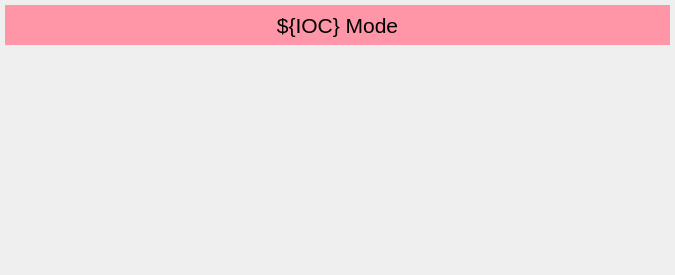
<?xml version="1.0" encoding="UTF-8"?>
<ui version="4.0">
 <class>Form</class>
 <widget class="QWidget" name="Form">
  <property name="geometry">
   <rect>
    <x>0</x>
    <y>0</y>
    <width>675</width>
    <height>275</height>
   </rect>
  </property>
  <property name="minimumSize">
   <size>
    <width>0</width>
    <height>0</height>
   </size>
  </property>
  <property name="maximumSize">
   <size>
    <width>675</width>
    <height>800</height>
   </size>
  </property>
  <property name="windowTitle">
   <string>${IOC} Mode</string>
  </property>
  <layout class="QVBoxLayout" name="verticalLayout_2">
   <property name="leftMargin">
    <number>5</number>
   </property>
   <property name="topMargin">
    <number>5</number>
   </property>
   <property name="rightMargin">
    <number>5</number>
   </property>
   <property name="bottomMargin">
    <number>5</number>
   </property>
   <item>
    <layout class="QVBoxLayout" name="verticalLayout">
     <item>
      <widget class="PyDMLabel" name="PyDMLabel">
       <property name="minimumSize">
        <size>
         <width>0</width>
         <height>40</height>
        </size>
       </property>
       <property name="maximumSize">
        <size>
         <width>16775555</width>
         <height>40</height>
        </size>
       </property>
       <property name="font">
        <font>
         <pointsize>16</pointsize>
        </font>
       </property>
       <property name="toolTip">
        <string/>
       </property>
       <property name="styleSheet">
        <string notr="true">background-color: rgb(255, 150, 168);</string>
       </property>
       <property name="text">
        <string>${IOC} Mode</string>
       </property>
       <property name="alignment">
        <set>Qt::AlignCenter</set>
       </property>
       <property name="rules" stdset="0">
        <string>[]</string>
       </property>
       <property name="precision" stdset="0">
        <number>0</number>
       </property>
       <property name="showUnits" stdset="0">
        <bool>false</bool>
       </property>
       <property name="precisionFromPV" stdset="0">
        <bool>true</bool>
       </property>
       <property name="alarmSensitiveContent" stdset="0">
        <bool>false</bool>
       </property>
       <property name="alarmSensitiveBorder" stdset="0">
        <bool>true</bool>
       </property>
       <property name="PyDMToolTip" stdset="0">
        <string/>
       </property>
       <property name="channel" stdset="0">
        <string/>
       </property>
      </widget>
     </item>
     <item>
      <widget class="PyDMEmbeddedDisplay" name="PyDMEmbeddedDisplay">
       <property name="minimumSize">
        <size>
         <width>662</width>
         <height>132</height>
        </size>
       </property>
       <property name="maximumSize">
        <size>
         <width>662</width>
         <height>132</height>
        </size>
       </property>
       <property name="toolTip">
        <string/>
       </property>
       <property name="filename" stdset="0">
        <string>$PYDM/mps/mode_embed.ui</string>
       </property>
      </widget>
     </item>
     <item>
      <spacer name="verticalSpacer">
       <property name="orientation">
        <enum>Qt::Vertical</enum>
       </property>
       <property name="sizeHint" stdset="0">
        <size>
         <width>20</width>
         <height>40</height>
        </size>
       </property>
      </spacer>
     </item>
     <item>
      <widget class="QFrame" name="frame">
       <property name="minimumSize">
        <size>
         <width>0</width>
         <height>50</height>
        </size>
       </property>
       <property name="maximumSize">
        <size>
         <width>16777215</width>
         <height>50</height>
        </size>
       </property>
       <property name="frameShape">
        <enum>QFrame::NoFrame</enum>
       </property>
       <property name="frameShadow">
        <enum>QFrame::Raised</enum>
       </property>
       <layout class="QHBoxLayout" name="horizontalLayout_2">
        <property name="spacing">
         <number>0</number>
        </property>
        <property name="leftMargin">
         <number>5</number>
        </property>
        <property name="topMargin">
         <number>0</number>
        </property>
        <property name="rightMargin">
         <number>0</number>
        </property>
        <property name="bottomMargin">
         <number>0</number>
        </property>
        <item>
         <layout class="QHBoxLayout" name="horizontalLayout">
          <property name="spacing">
           <number>0</number>
          </property>
          <item>
           <widget class="PyDMDrawingImage" name="PyDMDrawingImage">
            <property name="maximumSize">
             <size>
              <width>250</width>
              <height>50</height>
             </size>
            </property>
            <property name="toolTip">
             <string/>
            </property>
            <property name="styleSheet">
             <string notr="true"/>
            </property>
            <property name="filename" stdset="0">
             <string>lcls_mps_lockup_sidebyside_digital.png</string>
            </property>
           </widget>
          </item>
          <item>
           <spacer name="horizontalSpacer">
            <property name="orientation">
             <enum>Qt::Horizontal</enum>
            </property>
            <property name="sizeHint" stdset="0">
             <size>
              <width>40</width>
              <height>20</height>
             </size>
            </property>
           </spacer>
          </item>
         </layout>
        </item>
       </layout>
      </widget>
     </item>
    </layout>
   </item>
  </layout>
 </widget>
 <customwidgets>
  <customwidget>
   <class>PyDMLabel</class>
   <extends>QLabel</extends>
   <header>pydm.widgets.label</header>
  </customwidget>
  <customwidget>
   <class>PyDMDrawingImage</class>
   <extends>QWidget</extends>
   <header>pydm.widgets.drawing</header>
  </customwidget>
  <customwidget>
   <class>PyDMEmbeddedDisplay</class>
   <extends>QFrame</extends>
   <header>pydm.widgets.embedded_display</header>
  </customwidget>
 </customwidgets>
 <resources/>
 <connections/>
</ui>
